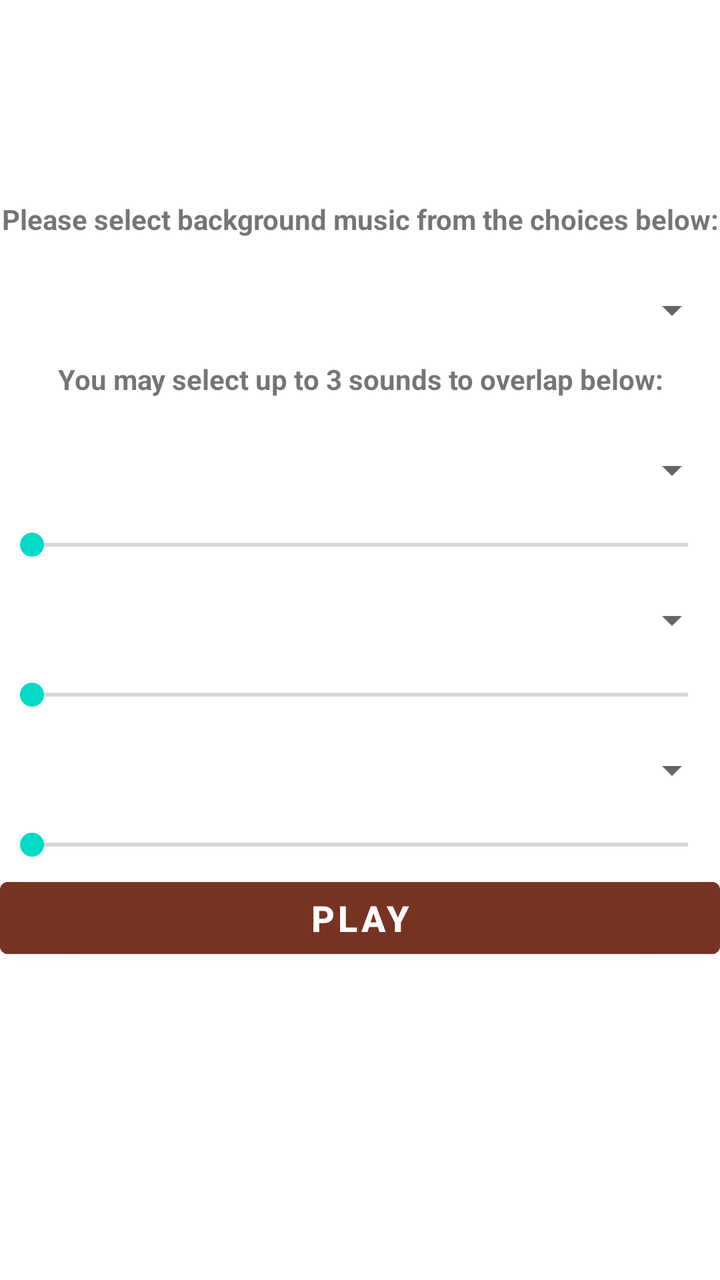
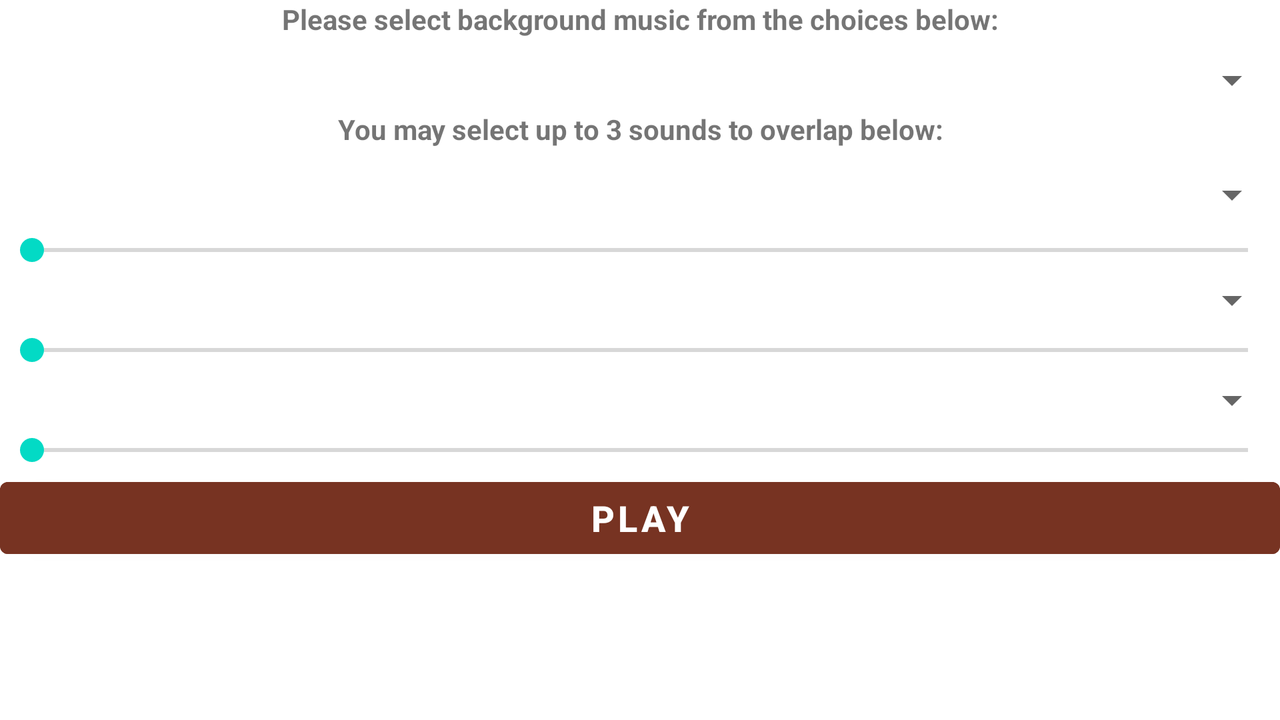

Compare how this app lays out the same screen by default and in its alternative resource folder. The renders come first, then the two layout files and the values they reference.
<!-- AndroidManifest.xml: application theme Theme.HokieMusicComposer -->
<!-- res/layout/activity_main.xml -->
<?xml version="1.0" encoding="utf-8"?>
<androidx.constraintlayout.widget.ConstraintLayout xmlns:android="http://schemas.android.com/apk/res/android"
    xmlns:app="http://schemas.android.com/apk/res-auto"
    xmlns:tools="http://schemas.android.com/tools"
    android:layout_width="match_parent"
    android:layout_height="match_parent"
    tools:context=".MainActivity">

    <LinearLayout
        android:layout_width="match_parent"
        android:layout_height="match_parent"
        android:orientation="vertical"
        app:layout_constraintBottom_toBottomOf="parent"
        app:layout_constraintEnd_toEndOf="parent"
        app:layout_constraintStart_toStartOf="parent"
        app:layout_constraintTop_toTopOf="parent">

        <TextView
            android:id="@+id/placeholder"
            android:layout_width="match_parent"
            android:layout_height="100dp" />

        <TextView
            android:id="@+id/backgroundMessage"
            android:layout_width="match_parent"
            android:layout_height="30dp"
            android:text="Please select background music from the choices below:"
            android:textAlignment="center"
            android:textSize="14sp"
            android:textStyle="bold" />

        <Spinner
            android:id="@+id/backgroundSpinner"
            android:layout_width="match_parent"
            android:layout_height="50dp" />

        <TextView
            android:id="@+id/overlapMessage"
            android:layout_width="match_parent"
            android:layout_height="30dp"
            android:text="You may select up to 3 sounds to overlap below:"
            android:textAlignment="center"
            android:textStyle="bold" />

        <Spinner
            android:id="@+id/overlapSpinnerOne"
            android:layout_width="match_parent"
            android:layout_height="50dp" />

        <SeekBar
            android:id="@+id/overlapSeekBarOne"
            android:layout_width="match_parent"
            android:layout_height="25dp" />

        <Spinner
            android:id="@+id/overlapSpinnerTwo"
            android:layout_width="match_parent"
            android:layout_height="50dp" />

        <SeekBar
            android:id="@+id/overlapSeekBarTwo"
            android:layout_width="match_parent"
            android:layout_height="25dp" />

        <Spinner
            android:id="@+id/overlapSpinnerThree"
            android:layout_width="match_parent"
            android:layout_height="50dp" />

        <SeekBar
            android:id="@+id/overlapSeekBarThree"
            android:layout_width="match_parent"
            android:layout_height="25dp" />

        <Button
            android:id="@+id/playButton"
            android:layout_width="match_parent"
            android:layout_height="wrap_content"
            android:backgroundTint="#773322"
            android:text="Play"
            android:textSize="18sp"
            android:textStyle="bold" />
    </LinearLayout>
</androidx.constraintlayout.widget.ConstraintLayout>
<!-- resources referenced by this layout -->
<resources>
  <style name="Theme.HokieMusicComposer" parent="Theme.MaterialComponents.DayNight.DarkActionBar">
          
          <item name="colorPrimary">@color/purple_500</item>
          <item name="colorPrimaryVariant">@color/purple_700</item>
          <item name="colorOnPrimary">@color/white</item>
          
          <item name="colorSecondary">@color/teal_200</item>
          <item name="colorSecondaryVariant">@color/teal_700</item>
          <item name="colorOnSecondary">@color/black</item>
          
          <item name="android:statusBarColor" tools:targetApi="l">?attr/colorPrimaryVariant</item>
          
      </style>
</resources>
<!-- res/layout-land/activity_main.xml (the repository's variant of the layout above) -->
<!-- drawn on the phone turned sideways -->
<?xml version="1.0" encoding="utf-8"?>
<androidx.constraintlayout.widget.ConstraintLayout xmlns:android="http://schemas.android.com/apk/res/android"
    xmlns:app="http://schemas.android.com/apk/res-auto"
    xmlns:tools="http://schemas.android.com/tools"
    android:layout_width="match_parent"
    android:layout_height="match_parent"
    tools:context=".MainActivity">

    <LinearLayout
        android:layout_width="match_parent"
        android:layout_height="match_parent"
        android:orientation="vertical"
        app:layout_constraintBottom_toBottomOf="parent"
        app:layout_constraintEnd_toEndOf="parent"
        app:layout_constraintStart_toStartOf="parent"
        app:layout_constraintTop_toTopOf="parent">

        <TextView
            android:id="@+id/backgroundMessage"
            android:layout_width="match_parent"
            android:layout_height="25dp"
            android:text="Please select background music from the choices below:"
            android:textAlignment="center"
            android:textSize="14sp"
            android:textStyle="bold" />

        <Spinner
            android:id="@+id/backgroundSpinner"
            android:layout_width="match_parent"
            android:layout_height="30dp" />

        <TextView
            android:id="@+id/overlapMessage"
            android:layout_width="match_parent"
            android:layout_height="25dp"
            android:text="You may select up to 3 sounds to overlap below:"
            android:textAlignment="center"
            android:textStyle="bold" />

        <Spinner
            android:id="@+id/overlapSpinnerOne"
            android:layout_width="match_parent"
            android:layout_height="35dp" />

        <SeekBar
            android:id="@+id/overlapSeekBarOne"
            android:layout_width="match_parent"
            android:layout_height="20dp" />

        <Spinner
            android:id="@+id/overlapSpinnerTwo"
            android:layout_width="match_parent"
            android:layout_height="30dp" />

        <SeekBar
            android:id="@+id/overlapSeekBarTwo"
            android:layout_width="match_parent"
            android:layout_height="20dp" />

        <Spinner
            android:id="@+id/overlapSpinnerThree"
            android:layout_width="match_parent"
            android:layout_height="30dp" />

        <SeekBar
            android:id="@+id/overlapSeekBarThree"
            android:layout_width="match_parent"
            android:layout_height="20dp" />

        <Button
            android:id="@+id/playButton"
            android:layout_width="match_parent"
            android:layout_height="wrap_content"
            android:backgroundTint="#773322"
            android:text="Play"
            android:textSize="18sp"
            android:textStyle="bold" />
    </LinearLayout>
</androidx.constraintlayout.widget.ConstraintLayout>
